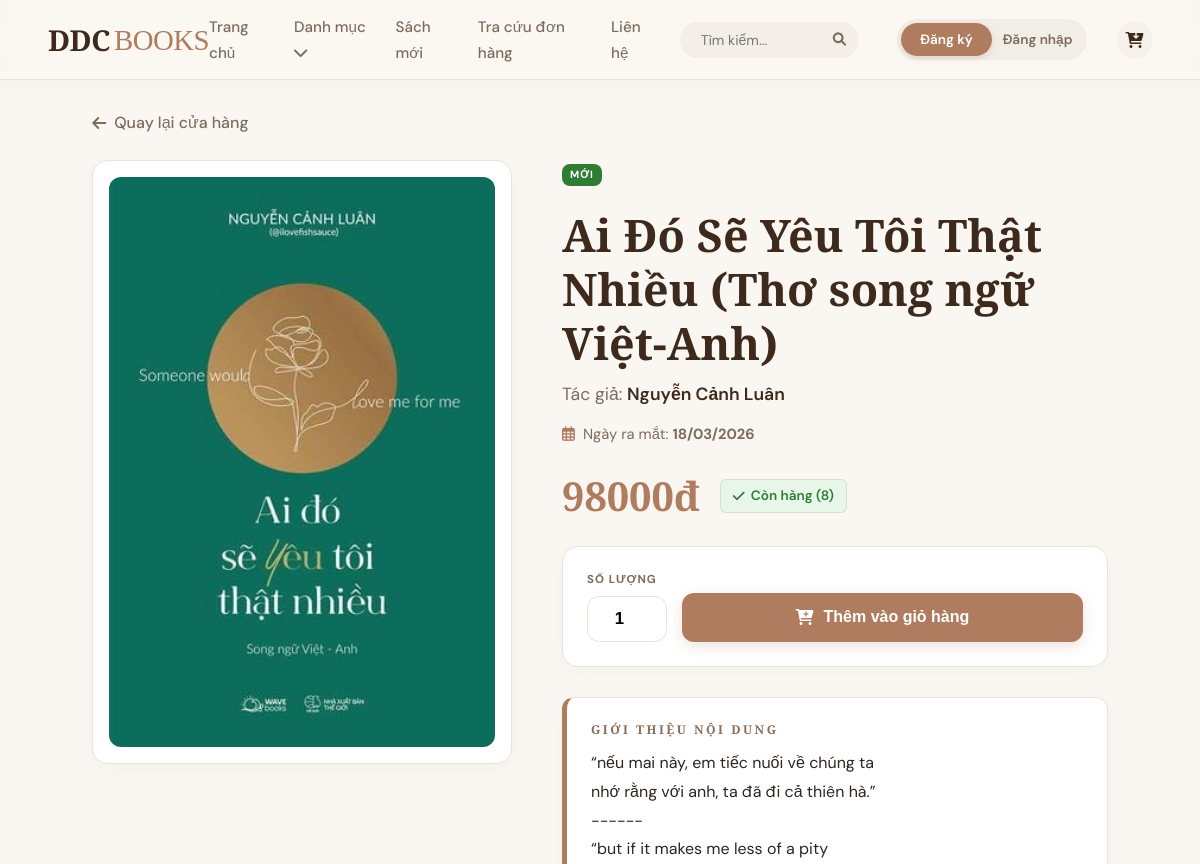
Page /book/10/ (upper part) on the earlier database version.
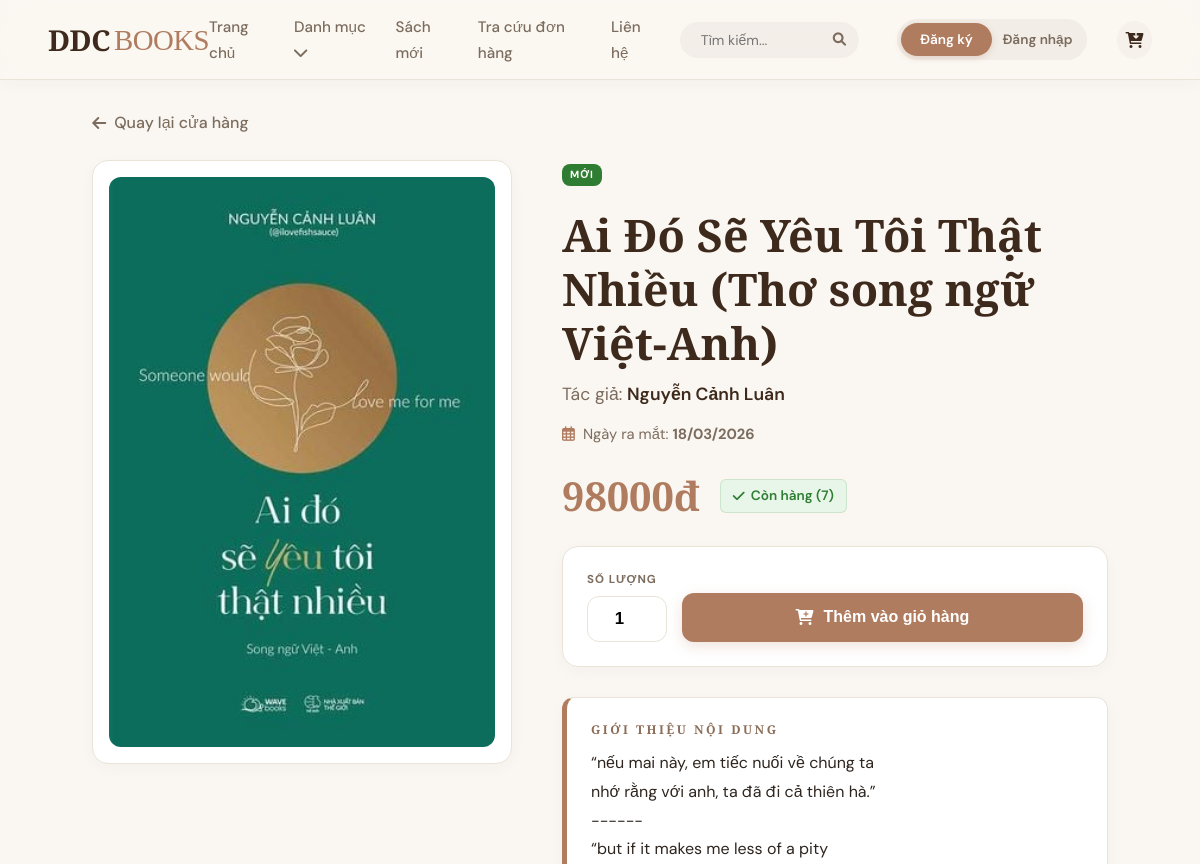
Same page on the later database version.
### app/models.py (models this page shows, shortened)
class Book(models.Model):
    title = models.CharField(max_length=200)
    author = models.CharField(max_length=100)
    price = models.DecimalField(max_digits=10, decimal_places=0)
    category = models.ForeignKey(Category, on_delete=models.SET_NULL, null=True, related_name='books')
    stock = models.IntegerField(default=0)
    release_date = models.DateField(default=timezone.now)
    wishlist = models.ManyToManyField(User, related_name="favorite_books", blank=True)
    description = models.TextField(blank=True, null=True)
    image = models.ImageField(upload_to='books/', blank=True, null=True)
    sold_count = models.IntegerField(default=0)
    @property
    def is_new(self):
        three_months_ago = timezone.now().date() - timedelta(days=90)
        return self.release_date >= three_months_ago

### app/views/books.py (the view)
# urls.py: path('book/<int:book_id>/',             views.book_detail,         name='book_detail'),
def book_detail(request, book_id):
    book = get_object_or_404(Book, id=book_id)
    related_books = Book.objects.filter(category=book.category).exclude(id=book_id).select_related('category')[:5]
    if 'recently_viewed' not in request.session:
        request.session['recently_viewed'] = []
    recently_viewed = request.session['recently_viewed']
    if book_id in recently_viewed:
        recently_viewed.remove(book_id)
    recently_viewed.insert(0, book_id)
    request.session['recently_viewed'] = recently_viewed[:6]
    request.session.modified = True
    comments = book.comments.all().order_by('-created_at')
    is_favorite = False
    if request.user.is_authenticated:
        is_favorite = book.wishlist.filter(id=request.user.id).exists()
    return render(request, 'app/book_detail.html', {
        'book': book,
        'comments': comments,
        'is_favorite': is_favorite,
        'related_books': related_books,
    })

### app/context_processors.py (called while the page is built)
def categories_processor(request):
    return {
        'categories': Category.objects.all()
    }

### app/templates/app/book_detail.html (shortened to what this page needs)
{% extends 'app/base.html' %}
{% load static %}
{% block content %}
<div class="container detail-container">
    <a href="{% url 'home' %}" class="back-btn">
        <i class="fas fa-arrow-left"></i> Quay lại cửa hàng
    </a>
    <div class="row-detail">
        <div class="col-detail-image">
            <div class="detail-img-card">
                {% if book.image %}
                    <img src="{{ book.image.url }}" alt="{{ book.title }}">
                {% endif %}
            </div>
        </div>
        <div class="col-detail-info">
            {% if book.is_new %}
                <span class="detail-badge-new">MỚI</span>
            {% endif %}
            <h1 class="detail-title">
                {{ book.title }}
            </h1>
            <p class="detail-author">Tác giả: <span class="detail-author-name">{{ book.author }}</span></p>
            <div class="detail-meta">
                <i class="far fa-calendar-alt meta-icon"></i>
                <span>Ngày ra mắt: <strong>{{ book.release_date|date:"d/m/Y" }}</strong></span>
            </div>
            <div class="detail-price-row">
                <h2 class="detail-price">{{ book.price|floatformat:0 }}đ</h2>
                {% if book.stock > 0 %}
                    <span class="stock-badge stock-in">
                        <i class="fas fa-check"></i> Còn hàng ({{ book.stock }})
                    </span>
                {% else %}
                    <span class="stock-badge stock-out">
                        <i class="fas fa-times"></i> Hết hàng
                    </span>
                {% endif %}
            </div>
            <div class="purchase-box">
                <form action="{% url 'add_to_cart' book.id %}" method="POST" id="add-to-cart-form" class="purchase-form">
                    <div class="qty-input-group">
                        <label class="qty-label">Số lượng</label>
                        <input type="number" name="quantity" id="quantity-input" value="1" min="1" max="{{ book.stock }}" class="qty-num-input"
                            {% if book.stock <= 0 %} disabled {% endif %}>
                    </div>
                    {% if book.stock > 0 %}
                        <button type="button"
                                onclick="addToCartFromModal(event, '{{ book.id }}')"
                                class="btn-submit-inline">
                            <i class="fas fa-cart-plus"></i> Thêm vào giỏ hàng
                        </button>
                    {% else %}
                        <button type="button"
                                disabled
                                class="btn-submit-inline">
                            <i class="fas fa-ban"></i> Hết hàng
                        </button>
                    {% endif %}
                </form>
            </div>
            <div class="desc-container">
                <h4 class="desc-title">Giới thiệu nội dung</h4>
                <div class="desc-content">
                    {{ book.description|linebreaks|default:"Cuốn sách này hiện chưa có mô tả chi tiết nội dung." }}
                </div>
            </div>
        </div>
    </div>
</div>
{% endblock %}

Differences in the rows shown:
changed Book "Ai Đó Sẽ Yêu Tôi Thật Nhiều (Thơ song ngữ Việt-Anh)": stock "8" → "7"
